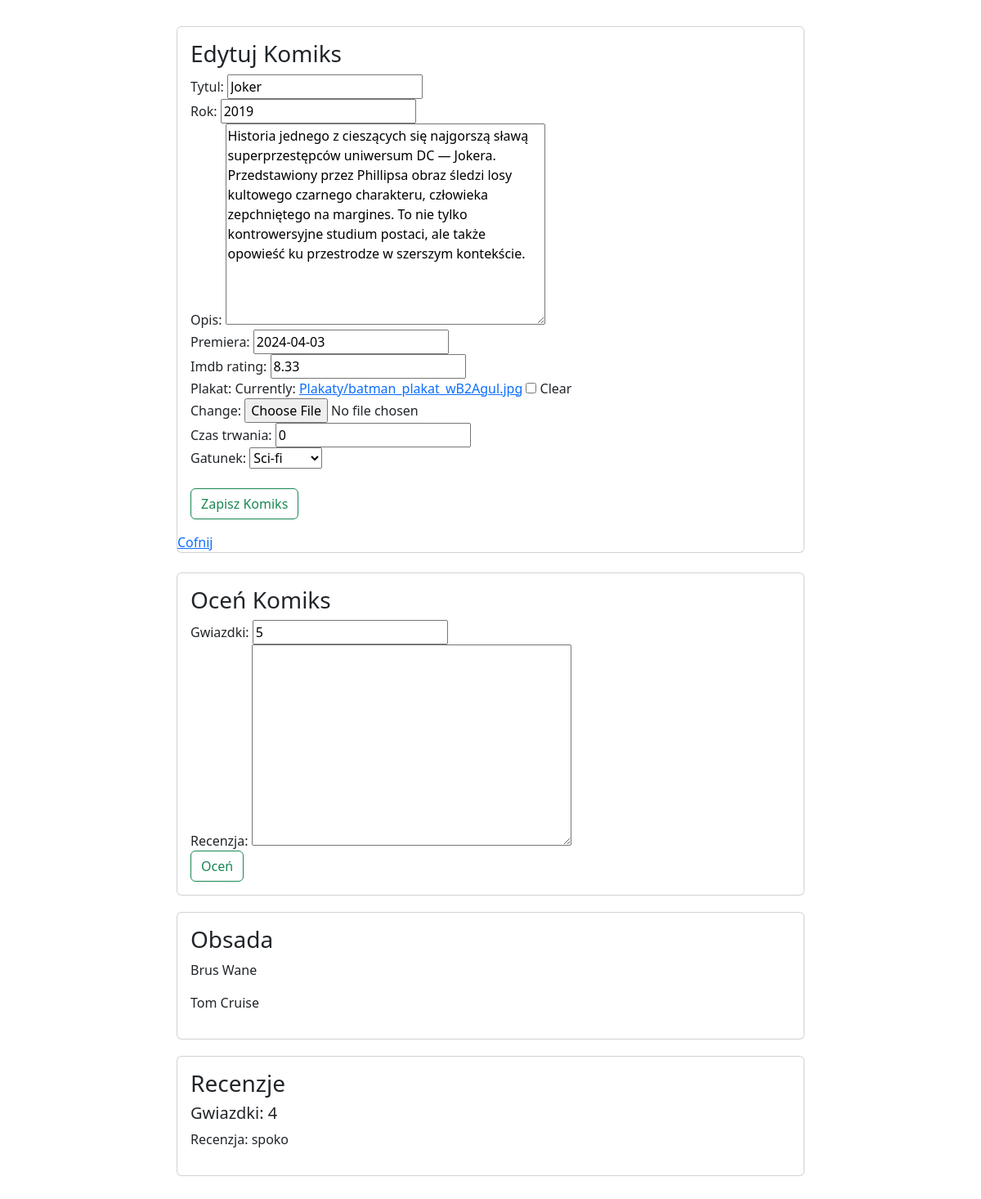
The app's page /komiksy/edytuj/3/ (signed in) with its own data.
### komiksyweb/models.py (models this page shows, shortened)
class Komiks(models.Model):
    tytul = models.CharField(max_length=64, blank=False, unique=True)
    rok = models.PositiveSmallIntegerField(default=2000)
    opis = models.TextField(default="")
    premiera = models.DateField(null=True,blank=True)
    imdb_rating = models.DecimalField(max_digits=4, decimal_places=2, null=True,blank=True)
    plakat = models.ImageField(upload_to="Plakaty", null=True, blank=True)
    dodatkowe = models.OneToOneField(DodatkoweInfo, on_delete=models.CASCADE, null=True, blank=True)

class DodatkoweInfo(models.Model):
    GATUNEK = {
        (0, 'Inne'),
        (1, 'Horror'),
        (2, 'Komedia'),
        (3, 'Sci-fi'),
        (4, 'Drama'),
    }
    czas_trwania = models.PositiveSmallIntegerField(default=0)
    gatunek = models.PositiveSmallIntegerField(default=0, choices=GATUNEK)

class Aktor(models.Model):
    imie = models.CharField(max_length=32)
    nazwisko = models.CharField(max_length=32)
    komiksy = models.ManyToManyField(Komiks, related_name="aktorzy")

class Ocena(models.Model):
    recenzja = models.TextField(default="", blank=True)
    gwiazdki = models.PositiveSmallIntegerField(default=5)
    komiks = models.ForeignKey(Komiks, on_delete=models.CASCADE)

### komiksyweb/views.py (the view)
# urls.py: path('edytuj/<int:id>/', edytuj_komiks, name = "edytuj_komiks"), #przesłanie do funkcji parametru id
@login_required
def edytuj_komiks(request, id):     #parametr id pochodzi z urls
    komiks = get_object_or_404(Komiks, pk=id) #READ - pobranie rekordu z bazy w celu edycji
    oceny = Ocena.objects.filter(komiks=komiks)
    aktorzy = komiks.aktorzy.all()
    try:
        dodatkowe = DodatkoweInfo.objects.get(komiks=komiks.id)
    except DodatkoweInfo.DoesNotExist:
        dodatkowe = None
    form_komiks = KomiksForm(request.POST or None, request.FILES or None, instance=komiks)
    form_dodatkowe = DodatkoweInfoForm(request.POST or None, instance=dodatkowe)
    form_ocena = OcenaForm(request.POST or None)
    form_aktor = AktorForm(request.POST or None)
    if request.method == 'POST':
        if 'gwiazdki' in request.POST:
            ocena = form_ocena.save(commit=False)
            ocena.komiks = komiks
            ocena.save()
    if request.method == 'POST':
        if 'imie' in request.POST:
            aktor = form_aktor.save(commit=False)
            aktor.komiks = komiks
            aktor.save()
    if all((form_komiks.is_valid(), form_dodatkowe.is_valid())):
        komiks = form_komiks.save(commit=False)
        dodatkowe = form_dodatkowe.save()
        komiks.dodatkowe = dodatkowe
        komiks.save()
        return redirect(wszystkie_komiksy)
    return render(request,'komiks_form.html',{'form':form_komiks,'form_dodatkowe': form_dodatkowe,'form_ocena':form_ocena,'oceny': oceny,'aktorzy':aktorzy, 'nowy': False})

### komiksyweb/forms.py
class KomiksForm(ModelForm):
    class Meta:
        model = Komiks
        fields = ['tytul','rok','opis','premiera','imdb_rating','plakat']

class DodatkoweInfoForm(ModelForm):
    class Meta:
        model = DodatkoweInfo
        fields = ['czas_trwania','gatunek']

### templates/komiks_form.html (shortened to what this page needs)
{% extends 'glowny.html' %}
{% load bootstrap %}
{% block strona %}
        <div class="card mx-auto" style="width: 48rem;">
          <div class="card-body">
            {% if  nowy %}
                <h3 class="card-title">Nowy Komiks</h3>
            {% else %}
                <h3 class="card-title">Edytuj Komiks</h3>
            {% endif %}
                <form method="post" enctype="multipart/form-data">
                    {{form|bootstrap}}
                    {{form_dodatkowe|bootstrap}}
                    <br>
                        {% if  nowy %}
                            <button type="submit" class="btn btn-outline-success">Dodaj Komiks</button>
                        {% else %}
                            <button type="submit" class="btn btn-outline-success">Zapisz Komiks</button>
                        {% endif %}
                </form>
          </div>
            <a href="{% url 'wszystkie_komiksy' %}">Cofnij</a>
        </div>
        <br>
        <div class="card mx-auto" style="width: 48rem;">
          <div class="card-body">
            <h3 class="card-title">Oceń Komiks</h3>
            <form method="post" enctype="multipart/form-data">
                {{form_ocena|bootstrap}}
                <button type="submit" class="btn btn-outline-success">Oceń</button>
            </form>
          </div>
        </div>
        {% if aktorzy|length != 0%}
        <div class="card mx-auto" style="width: 48rem; margin-top: 20px;">
            <div class="card-body">
                <h3 class="card-title">Obsada</h3>
                {% for aktor in aktorzy%}
                    <p>{{aktor.imie}} {{aktor.nazwisko}}</p>
                {% endfor %}
            </div>
        </div>
        {% endif %}
        {% if oceny|length != 0%}
            <div class="card mx-auto" style="width: 48rem; margin-top: 20px;">
              <div class="card-body">
                    <h3 class="card-title">Recenzje</h3>
                        {% for ocena in oceny%}
                            <h5>Gwiazdki: {{ocena.gwiazdki}}</h5>
                            <p>Recenzja: {{ocena.recenzja}}</p>
                        {% endfor %}
              </div>
            </div>
        {% endif %}
{% endblock %}

### moje_static/moj.css (style rules this page uses)
body { padding: 2rem; }

### records on screen
Komiks: tytul "Joker", rok "2019", opis "Historia jednego z cieszących się najgorszą sławą superprzestępców uniwersum DC — Jokera. Przedstawiony przez Phillipsa obraz śledzi losy kultowego czarnego charakteru, człowieka zepchniętego na margines. To nie tylko kontrowersyjne studium postaci, ale także opowieść ku przestrodze w szerszym kontekście.", premiera "2024-04-03", imdb_rating "8.33"
DodatkoweInfo: czas_trwania "0", gatunek "Sci-fi"
Aktor: imie "Brus", nazwisko "Wane"
Aktor: imie "Tom", nazwisko "Cruise"
Ocena: gwiazdki "4", recenzja "spoko"
